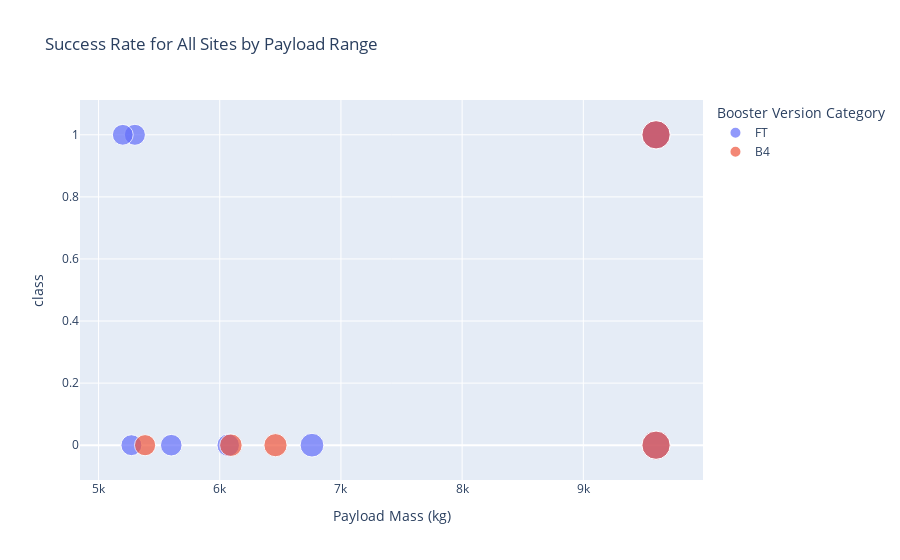

Notebook cell for this chart:
### Code cell
low,high = payload_range
df = spacex_df
filtered_df = df[df['Payload Mass (kg)'].between(low,high)]

if site =='All Sites':
    fig = px.scatter(filtered_df, 
                     x='Payload Mass (kg)', 
                     y='class', 
                     size='Payload Mass (kg)',
                     color='Booster Version Category', 
                     title='Success Rate for All Sites by Payload Range')
else:
    filtered_df = filtered_df[filtered_df['Launch Site']==site]
    fig = px.scatter(filtered_df, 
                     x='Payload Mass (kg)', 
                     y='class', 
                     size='Payload Mass (kg)',
                     color='Booster Version Category', 
                     title='Success Rate for Site {} by Payload Range'.format(site))
fig.show()

### Figure 1 — Plotly figure (JSON) as saved in the notebook; plotly's stock layout.template omitted (floating-point values rounded to 4 significant figures)
{"data": [{"hovertemplate": "Booster Version Category=FT<br>Payload Mass (kg)=%{marker.size}<br>class=%{y}<extra></extra>", "legendgroup": "FT", "marker": {"color": "#636efa", "size": [5271, 9600, 9600, 9600, 5600, 5300, 6070, 6761, 5200], "sizemode": "area", "sizeref": 24, "symbol": "circle"}, "mode": "markers", "name": "FT", "orientation": "v", "showlegend": true, "type": "scatter", "x": [5271, 9600, 9600, 9600, 5600, 5300, 6070, 6761, 5200], "xaxis": "x", "y": [0, 1, 1, 0, 0, 1, 0, 0, 1], "yaxis": "y"}, {"hovertemplate": "Booster Version Category=B4<br>Payload Mass (kg)=%{marker.size}<br>class=%{y}<extra></extra>", "legendgroup": "B4", "marker": {"color": "#EF553B", "size": [9600, 9600, 6460, 6092, 5384], "sizemode": "area", "sizeref": 24, "symbol": "circle"}, "mode": "markers", "name": "B4", "orientation": "v", "showlegend": true, "type": "scatter", "x": [9600, 9600, 6460, 6092, 5384], "xaxis": "x", "y": [1, 0, 0, 0, 0], "yaxis": "y"}], "layout": {"autosize": true, "legend": {"itemsizing": "constant", "title": {"text": "Booster Version Category"}, "tracegroupgap": 0}, "title": {"text": "Success Rate for All Sites by Payload Range"}, "xaxis": {"anchor": "y", "autorange": true, "domain": [0, 1], "range": [4901.0, 9917.0], "title": {"text": "Payload Mass (kg)"}, "type": "linear"}, "yaxis": {"anchor": "x", "autorange": true, "domain": [0, 1], "range": [-0.1903, 1.19], "title": {"text": "class"}, "type": "linear"}}}
